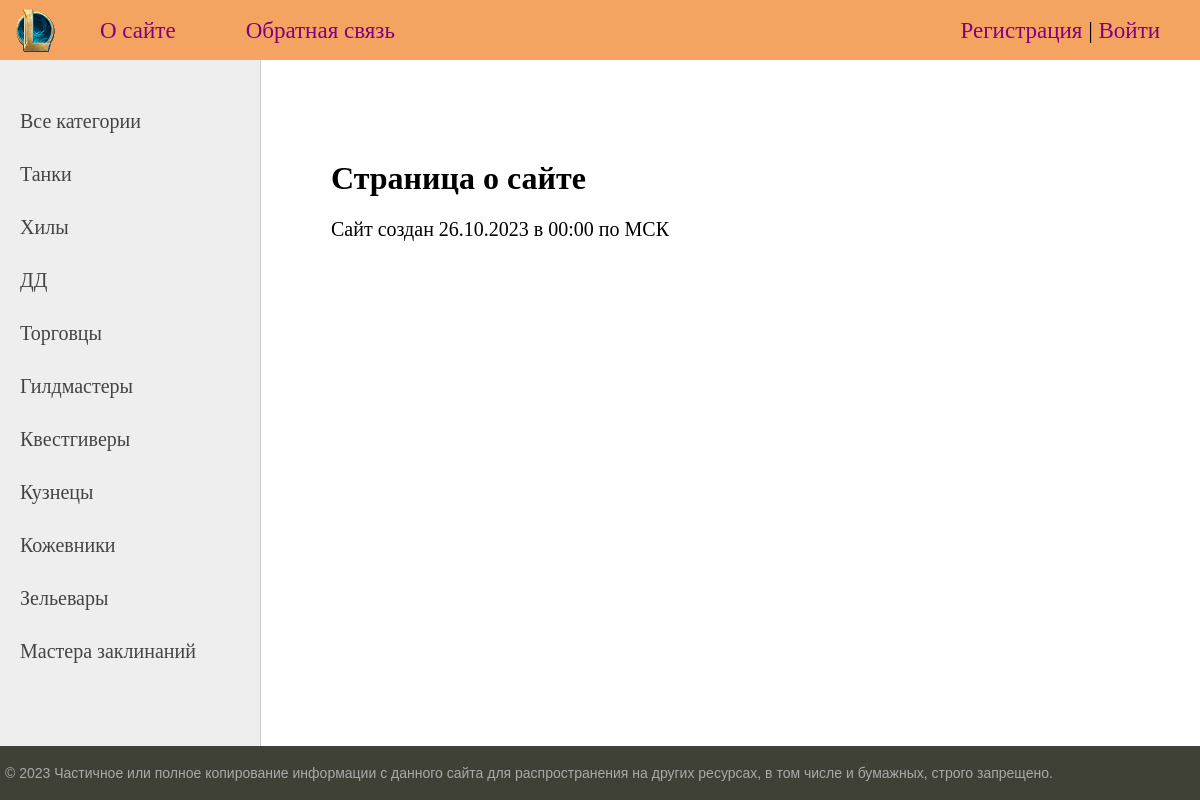
The page /about/ on the database its author committed.
### bulletinboard/models.py (models this page shows, shortened)
class Category(models.Model):
    name = models.CharField(max_length=100, db_index=True, verbose_name='Категория')
    slug = models.SlugField(max_length=255, unique=True, db_index=True, verbose_name='URL')
    def get_absolute_url(self):
        return reverse('category', kwargs={'cat_slug': self.slug})
    class Meta:
        verbose_name = 'Категория'
        verbose_name_plural = 'Категории'
        ordering = ['id']

### bulletinboard/views.py (the view)
# urls.py: path('about/', about, name='about'),
def about(request):
    context = {'title': 'Страница о сайте', 'menu': menu}
    return render(request, template_name='bulletinboard/about.html', context=context)

### bulletinboard/templatetags/bulletinboard_tags.py (called while the page is built)
@register.inclusion_tag('bulletinboard/list_categories.html')
def show_categories(cat_selected=0):
    cats = Category.objects.all()
    return {'cats': cats, 'cat_selected': cat_selected}

### bulletinboard/templates/bulletinboard/about.html
{% extends 'bulletinboard/default.html' %}
{% block content %}
<h1>{{title}}</h1>
<p>Сайт создан 26.10.2023 в 00:00 по МСК</p>
{% endblock %}

### bulletinboard/templates/bulletinboard/list_categories.html
{% for c in cats %}
    {% if c.pk == cat_selected %}
        <li class="selected">{{c.name}}</li>
    {% else %}
        <li><a href="{{ c.get_absolute_url }}">{{c.name}}</a></li>
    {% endif %}
{% endfor %}

### bulletinboard/static/bulletinboard/css/styles.css (style rules this page uses)
html, body { font-family: 'Times New Roman'; margin: 0; padding: 0; height: 100%; width: 100%; color: #444; }
a { color: #0059b2; text-decoration: none; }
.left-chapters ul li { margin: 30px 0 0 0; color: #999; }
.left-chapters ul li a { color: #444; text-decoration: none; }
.content-text h1 { font-size: 32px; }

### rows shown on the page
Category: name "Танки"
Category: name "Хилы"
Category: name "ДД"
Category: name "Торговцы"
Category: name "Гилдмастеры"
Category: name "Квестгиверы"
Category: name "Кузнецы"
Category: name "Кожевники"
Category: name "Зельевары"
Category: name "Мастера заклинаний"

### other values the page prints
{{ m.title }} "О сайте" "Обратная связь"
{{ title }} "Страница о сайте"
